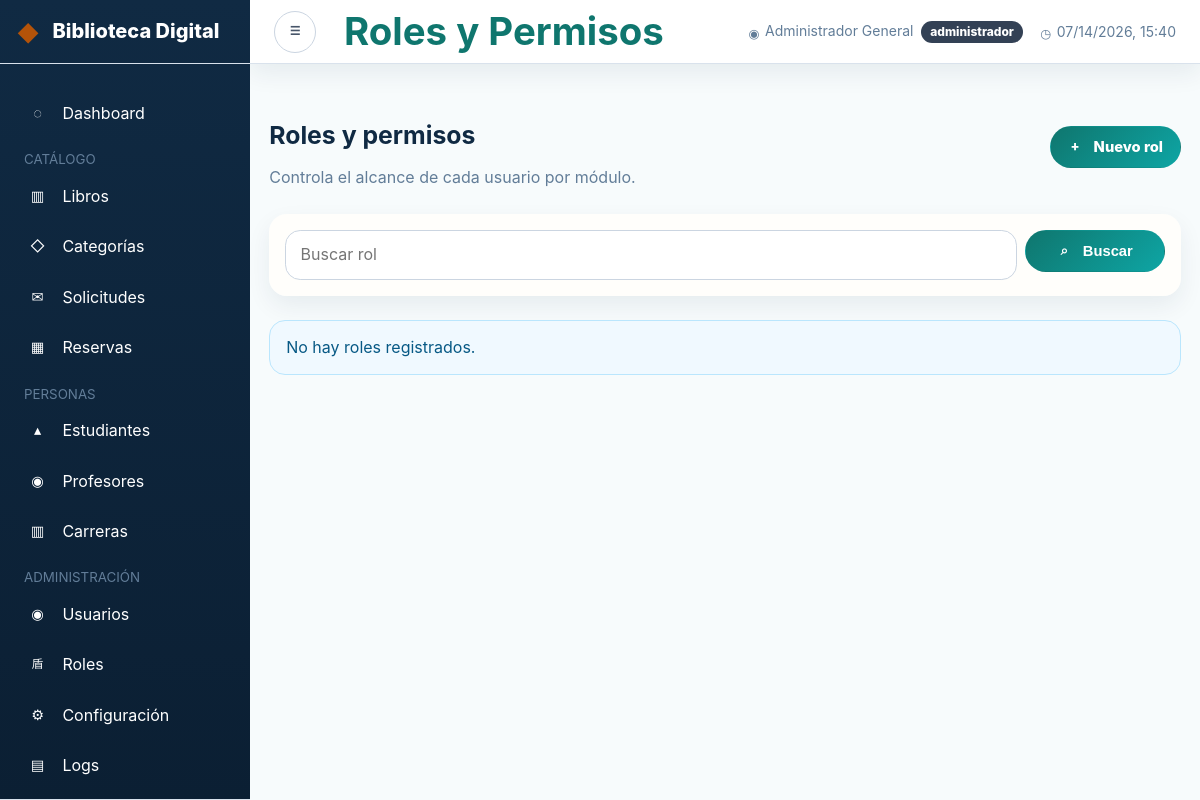
Before: /public/index.php?mod=roles (signed in) with the older database file.
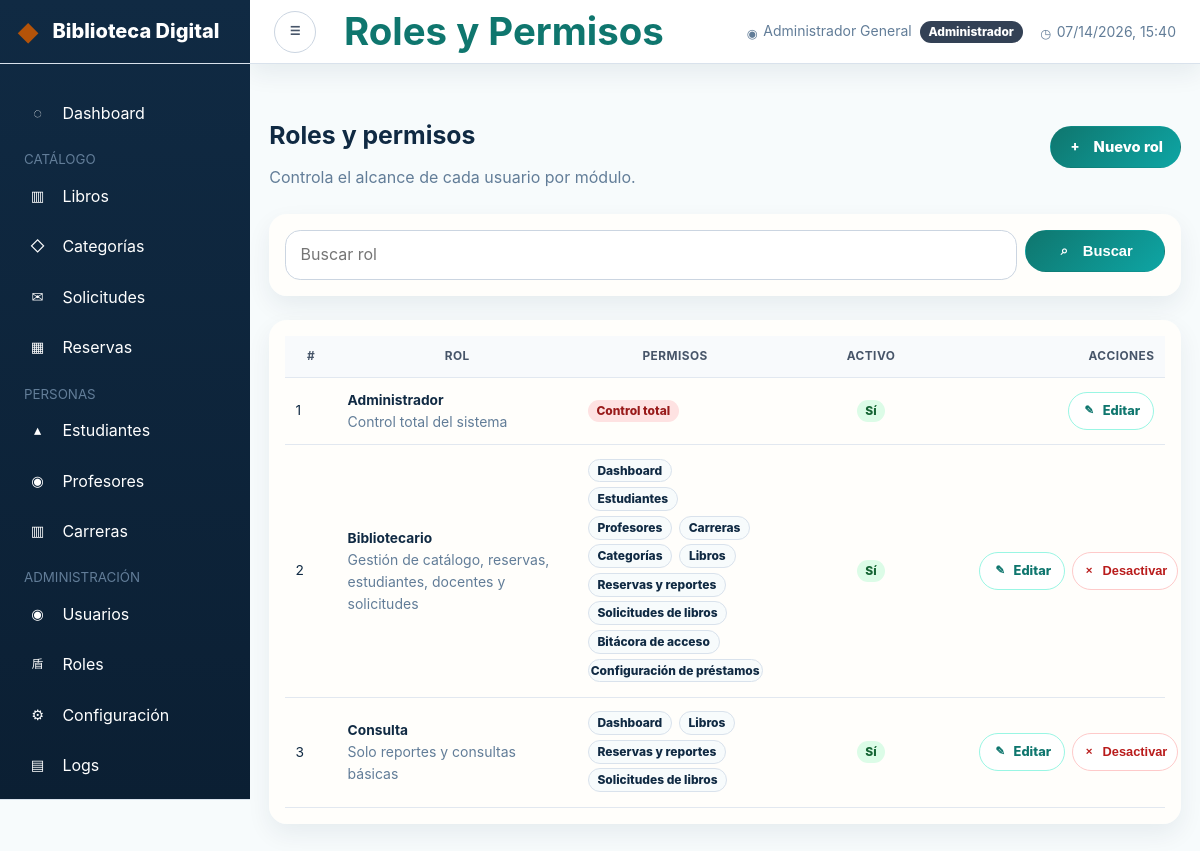
After: the same page with the newer database file.
### tables this page shows
CREATE TABLE `roles` (
    `id_rol`      INT UNSIGNED NOT NULL AUTO_INCREMENT,
    `nombre`      VARCHAR(80) NOT NULL,
    `descripcion` VARCHAR(255),
    `modulos`     TEXT NOT NULL COMMENT 'CSV de módulos permitidos o * para control total',
    `activo`      TINYINT(1) NOT NULL DEFAULT 1,
    `created_at`  DATETIME NOT NULL DEFAULT CURRENT_TIMESTAMP,
    `updated_at`  DATETIME NOT NULL DEFAULT CURRENT_TIMESTAMP ON UPDATE CURRENT_TIMESTAMP,
    PRIMARY KEY (`id_rol`),
    UNIQUE KEY `uq_roles_nombre` (`nombre`)
);

### controllers/RolController.php (called while the page is built, shortened)
<?php
class RolController
{
    private RolModel $modelo;
    public function __construct()
    {
        $this->modelo = new RolModel();
    }
    public function index(): void
    {
        $busqueda = Sanitizador::texto($_GET['q'] ?? '');
        $pagina = max(1, Sanitizador::entero($_GET['pag'] ?? 1));
        $roles = $this->modelo->obtenerTodos($pagina, $busqueda);
        require_once SRC_PATH . '/views/roles/index.php';
    }
}

### public/index.php (called while the page is built, shortened)
<?php
require_once dirname(__DIR__) . '/config.php';
$mod = Sanitizador::alfanumerico($_GET['mod'] ?? 'portal');
$accion = Sanitizador::alfanumerico($_GET['accion'] ?? 'index');
switch ($mod) {
    case 'roles':
        $controller = new RolController();
        break;
}
$controller->{$accion}();

### config.php (called while the page is built, shortened)
<?php
require_once __DIR__ . '/utilidades/Env.php';
if (!function_exists('normalizarRol')) {
    function normalizarRol(string $rol, string $username = ''): string
    {
        $rol = strtolower(trim($rol));
        return match ($rol) {
            'admin', 'administrador' => 'administrador',
            'bibliotecario', 'operador' => 'operador',
            default => $rol,
        };
    }
}
if (!function_exists('modulosPermisos')) {
    function modulosPermisos(): array
    {
        return [
            'dashboard' => 'Dashboard',
            'usuarios' => 'Usuarios',
            'roles' => 'Roles y permisos',
            'estudiantes' => 'Estudiantes',
            'profesores' => 'Profesores',
            'carreras' => 'Carreras',
            'categorias' => 'Categorías',
            'libros' => 'Libros',
            'reservas' => 'Reservas y reportes',
            'solicitudes' => 'Solicitudes de libros',
            'logs' => 'Bitácora de acceso',
            'configuracion' => 'Configuración de préstamos',
        ];
    }
}
if (!function_exists('usuarioPuede')) {
    function usuarioPuede(string $modulo): bool
    {
        $usuario = $_SESSION['usuario'] ?? null;
        $rol = normalizarRol((string)($usuario['rol'] ?? ''), (string)($usuario['username'] ?? ''));
        if ($rol === 'administrador') {
            return true;
        }
        $permisos = $usuario['permisos'] ?? [];
        return in_array('*', $permisos, true) || in_array($modulo, $permisos, true);
    }
}
require_once SRC_PATH . '/utilidades/Sanitizador.php';
require_once SRC_PATH . '/conexion/Conexion.php';
require_once SRC_PATH . '/models/RolModel.php';
require_once SRC_PATH . '/controllers/RolController.php';

### utilidades/Sanitizador.php (called while the page is built, shortened)
<?php
class Sanitizador
{
    public static function texto(string $valor): string
    {
        $valor = trim(strip_tags($valor));
        return preg_replace('/\s+/', ' ', $valor) ?? '';
    }
    public static function alfanumerico(string $valor): string
    {
        return preg_replace('/[^a-zA-Z0-9_-]/', '', $valor) ?? '';
    }
    public static function entero($valor): int
    {
        return filter_var($valor, FILTER_VALIDATE_INT) ?: 0;
    }
    public static function html(string $valor): string
    {
        return htmlspecialchars($valor, ENT_QUOTES | ENT_SUBSTITUTE, 'UTF-8');
    }
}

### utilidades/Env.php (called while the page is built, shortened)
<?php
final class Env
{
    public static function get(string $clave, mixed $default = null): mixed
    {
        $valor = getenv($clave);
        if ($valor !== false) {
            return $valor;
        }
        return $default;
    }
    public static function int(string $clave, int $default = 0): int
    {
        return (int) self::get($clave, $default);
    }
}

### conexion/Conexion.php (called while the page is built, shortened)
<?php
class Conexion
{
    private static ?Conexion $instancia = null;
    private function __construct()
    {
        $host = (string) Env::get('DB_HOST', 'localhost');
        $port = Env::int('DB_PORT', 3306);
        $name = (string) Env::get('DB_NAME', 'biblioteca_digital');
        $user = (string) Env::get('DB_USER', 'bib_app');
        $pass = (string) Env::get('DB_PASS', 'B!bl10t3c@_S3cur3#2025');
        $charset = (string) Env::get('DB_CHARSET', 'utf8mb4');
        $dsn = sprintf(
            'mysql:host=%s;port=%d;dbname=%s;charset=%s',
            $host,
            $port,
            $name,
            $charset
        );
        $opciones = [
            PDO::ATTR_ERRMODE            => PDO::ERRMODE_EXCEPTION,
            PDO::ATTR_DEFAULT_FETCH_MODE => PDO::FETCH_ASSOC,
            PDO::ATTR_EMULATE_PREPARES   => false,
            PDO::MYSQL_ATTR_FOUND_ROWS   => true,
        ];
    }
    public static function obtenerInstancia(): self
    {
        if (self::$instancia === null) {
            self::$instancia = new self();
        }
        return self::$instancia;
    }
}

### models/RolModel.php (called while the page is built, shortened)
<?php
class RolModel implements IRepositorio
{
    private PDO $pdo;
    public function __construct()
    {
        $this->pdo = Conexion::obtenerInstancia()->getConexion();
    }
    public function obtenerTodos(int $pagina = 1, string $busqueda = ''): array
    {
        $offset = ($pagina - 1) * POR_PAGINA;
        $like = "%$busqueda%";
        $stmt = $this->pdo->prepare(
            'SELECT * FROM roles
             WHERE nombre LIKE ? OR descripcion LIKE ?
             ORDER BY nombre ASC LIMIT ? OFFSET ?'
        );
        $stmt->execute([$like, $like, POR_PAGINA, $offset]);
        return $stmt->fetchAll();
    }
}

### views/roles/index.php (the view, shortened to what this page needs)
<?php
$tituloPagina = 'Roles y Permisos';
require_once SRC_PATH . '/views/layout/header.php';
?>
<div class="container py-4">
  <div class="d-flex justify-content-between align-items-center mb-4">
    <div>
      <h1 class="h3 mb-0">Roles y permisos</h1>
      <p class="text-muted mb-0">Controla el alcance de cada usuario por módulo.</p>
    </div>
    <a href="<?= BASE_URL ?>/index.php?mod=roles&accion=form" class="btn btn-primary">
      <i class="bi bi-plus-circle me-1"></i>Nuevo rol
    </a>
  </div>
  <div class="card border-0 shadow-sm mb-4">
    <div class="card-body">
      <form method="GET" action="<?= BASE_URL ?>/index.php" class="row g-2">
        <div class="col-md-10">
          <input type="search" name="q" class="form-control" placeholder="Buscar rol" value="<?= Sanitizador::html($busqueda ?? '') ?>">
        </div>
        <div class="col-md-2">
          <button class="btn btn-primary w-100"><i class="bi bi-search me-1"></i>Buscar</button>
        </div>
      </form>
    </div>
  </div>
  <?php if (!empty($roles)): ?>
    <div class="card border-0 shadow-sm">
      <div class="card-body table-responsive">
        <table class="table table-hover align-middle mb-0 admin-table admin-table-roles">
          <thead class="table-light">
            <tr>
              <th>#</th>
              <th>Rol</th>
              <th>Permisos</th>
              <th class="text-center">Activo</th>
              <th class="text-end">Acciones</th>
            </tr>
          </thead>
          <tbody>
            <?php foreach ($roles as $rol): ?>
              <tr>
                <td><?= (int)$rol['id_rol'] ?></td>
                <td>
                  <strong><?= Sanitizador::html($rol['nombre']) ?></strong>
                  <div class="small text-muted"><?= Sanitizador::html($rol['descripcion'] ?? '') ?></div>
                </td>
                <td>
                  <?php if (($rol['modulos'] ?? '') === '*'): ?>
                    <span class="badge badge-nowrap text-bg-danger">Control total</span>
                  <?php else: ?>
                    <?php foreach (array_filter(explode(',', (string)($rol['modulos'] ?? ''))) as $modulo): ?>
                      <span class="badge bg-light text-dark border me-1 mb-1"><?= Sanitizador::html(modulosPermisos()[$modulo] ?? $modulo) ?></span>
                    <?php endforeach; ?>
                  <?php endif; ?>
                </td>
                <td class="text-center"><?= !empty($rol['activo']) ? '<span class="badge text-bg-success">Sí</span>' : '<span class="badge text-bg-secondary">No</span>' ?></td>
                <td class="text-end table-actions-cell">
                  <div class="table-actions">
                    <a href="<?= BASE_URL ?>/index.php?mod=roles&accion=form&id=<?= (int)$rol['id_rol'] ?>" class="btn btn-sm btn-outline-primary"><i class="bi bi-pencil-square"></i> Editar</a>
                    <?php if ((int)$rol['id_rol'] !== 1 && !empty($rol['activo'])): ?>
                      <form method="POST" action="<?= BASE_URL ?>/index.php?mod=roles&accion=eliminar" class="m-0" onsubmit="return confirm('¿Desactivar este rol?');">
                        <button class="btn btn-sm btn-outline-danger"><i class="bi bi-trash"></i> Desactivar</button>
                      </form>
                    <?php endif; ?>
                  </div>
                </td>
              </tr>
            <?php endforeach; ?>
          </tbody>
        </table>
      </div>
    </div>
  <?php else: ?>
    <div class="alert alert-info">No hay roles registrados.</div>
  <?php endif; ?>
</div>
<?php require_once SRC_PATH . '/views/layout/footer.php'; ?>

### views/layout/header.php (shortened to what this page needs)
<!DOCTYPE html>
<html lang="es">
<head>
  <link rel="stylesheet" href="<?= BASE_URL ?>/assets/css/app.css">
</head>
<body class="bg-light">
<?php if (!empty($_SESSION['usuario'])): ?>
<div class="d-flex" id="wrapper">
  <?php require_once SRC_PATH . '/views/layout/sidebar.php'; ?>
  <div id="page-content-wrapper" class="flex-grow-1">
    <?php require_once SRC_PATH . '/views/layout/navbar.php'; ?>
    <div class="container-fluid px-4 py-3">
<?php endif; ?>

### views/layout/sidebar.php (shortened to what this page needs)
<?php
$modActual = Sanitizador::alfanumerico($_GET['mod'] ?? '');
function menuActivo(string $mod): string {
    global $modActual;
    return $modActual === $mod ? 'active' : '';
}
function mostrarMenu(string $mod): bool {
    return usuarioPuede($mod);
}
?>
<nav id="sidebar" class="bg-dark text-white d-flex flex-column" style="min-width:230px;min-height:100vh;">
  <div class="p-3 border-bottom border-secondary">
    <i class="bi bi-book-half fs-4 text-warning me-2"></i>
    <span class="fw-bold fs-5">Biblioteca Digital</span>
  </div>
  <ul class="nav flex-column p-2 flex-grow-1">
    <?php if (mostrarMenu('dashboard')): ?><li class="nav-item"><a href="<?= BASE_URL ?>/index.php?mod=dashboard" class="nav-link text-white <?= menuActivo('dashboard') ?>"><i class="bi bi-speedometer2 me-2"></i>Dashboard</a></li><?php endif; ?>
    <li class="nav-item mt-2"><small class="text-secondary px-3">CATÁLOGO</small></li>
    <?php if (mostrarMenu('libros')): ?><li class="nav-item"><a href="<?= BASE_URL ?>/index.php?mod=libros" class="nav-link text-white <?= menuActivo('libros') ?>"><i class="bi bi-journals me-2"></i>Libros</a></li><?php endif; ?>
    <?php if (mostrarMenu('categorias')): ?><li class="nav-item"><a href="<?= BASE_URL ?>/index.php?mod=categorias" class="nav-link text-white <?= menuActivo('categorias') ?>"><i class="bi bi-tags me-2"></i>Categorías</a></li><?php endif; ?>
    <?php if (mostrarMenu('solicitudes')): ?><li class="nav-item"><a href="<?= BASE_URL ?>/index.php?mod=solicitudes" class="nav-link text-white <?= menuActivo('solicitudes') ?>"><i class="bi bi-envelope-plus me-2"></i>Solicitudes</a></li><?php endif; ?>
    <?php if (mostrarMenu('reservas')): ?><li class="nav-item"><a href="<?= BASE_URL ?>/index.php?mod=reservas&accion=admin" class="nav-link text-white <?= menuActivo('reservas') ?>"><i class="bi bi-calendar-check me-2"></i>Reservas</a></li><?php endif; ?>
    <li class="nav-item mt-2"><small class="text-secondary px-3">PERSONAS</small></li>
    <?php if (mostrarMenu('estudiantes')): ?><li class="nav-item"><a href="<?= BASE_URL ?>/index.php?mod=estudiantes" class="nav-link text-white <?= menuActivo('estudiantes') ?>"><i class="bi bi-mortarboard me-2"></i>Estudiantes</a></li><?php endif; ?>
    <?php if (mostrarMenu('profesores')): ?><li class="nav-item"><a href="<?= BASE_URL ?>/index.php?mod=profesores" class="nav-link text-white <?= menuActivo('profesores') ?>"><i class="bi bi-person-workspace me-2"></i>Profesores</a></li><?php endif; ?>
    <?php if (mostrarMenu('carreras')): ?><li class="nav-item"><a href="<?= BASE_URL ?>/index.php?mod=carreras" class="nav-link text-white <?= menuActivo('carreras') ?>"><i class="bi bi-building-check me-2"></i>Carreras</a></li><?php endif; ?>
    <li class="nav-item mt-2"><small class="text-secondary px-3">ADMINISTRACIÓN</small></li>
    <?php if (mostrarMenu('usuarios')): ?><li class="nav-item"><a href="<?= BASE_URL ?>/index.php?mod=usuarios" class="nav-link text-white <?= menuActivo('usuarios') ?>"><i class="bi bi-people me-2"></i>Usuarios</a></li><?php endif; ?>
    <?php if (mostrarMenu('roles')): ?><li class="nav-item"><a href="<?= BASE_URL ?>/index.php?mod=roles" class="nav-link text-white <?= menuActivo('roles') ?>"><i class="bi bi-shield-lock me-2"></i>Roles</a></li><?php endif; ?>
    <?php if (mostrarMenu('configuracion')): ?><li class="nav-item"><a href="<?= BASE_URL ?>/index.php?mod=configuracion" class="nav-link text-white <?= menuActivo('configuracion') ?>"><i class="bi bi-gear me-2"></i>Configuración</a></li><?php endif; ?>
    <?php if (mostrarMenu('logs')): ?><li class="nav-item"><a href="<?= BASE_URL ?>/index.php?mod=logs" class="nav-link text-white <?= menuActivo('logs') ?>"><i class="bi bi-clipboard-data me-2"></i>Logs</a></li><?php endif; ?>
  </ul>
  <div class="p-3 border-top border-secondary">
  </div>
</nav>

### views/layout/navbar.php (shortened to what this page needs)
<nav class="navbar navbar-expand-lg bg-white border-bottom shadow-sm px-4 py-2">
  <button id="sidebarToggle" class="btn btn-sm btn-outline-secondary me-3"><i class="bi bi-list"></i></button>
  <span class="navbar-brand fw-semibold text-primary mb-0 h1"><?= Sanitizador::html($tituloPagina ?? '') ?></span>
  <div class="ms-auto d-flex align-items-center gap-3">
    <span class="text-muted small"><i class="bi bi-person-circle me-1"></i><?= Sanitizador::html($_SESSION['usuario']['nombre'] ?? '') ?> <span class="badge bg-secondary ms-1"><?= Sanitizador::html($_SESSION['usuario']['rol_nombre'] ?? $_SESSION['usuario']['rol'] ?? '') ?></span></span>
    <span class="text-muted small" id="horaPanama"><i class="bi bi-clock me-1"></i><?= date('d/m/Y H:i') ?></span>
  </div>
</nav>

### views/layout/footer.php (shortened to what this page needs)
<?php if (!empty($_SESSION['usuario'])): ?>
    </div>
  </div>
</div>
<?php endif; ?>
</body>
</html>

Changed rows visible on the page:
added roles: id_rol "1", nombre "Administrador", descripcion "Control total del sistema", modulos "Control total", activo "Sí"
added roles: id_rol "2", nombre "Bibliotecario", descripcion "Gestión de catálogo, reservas, estudiantes, docentes y solicitudes", modulos "Dashboard", modulos "Estudiantes", modulos "Profesores", modulos "Carreras", modulos "Categorías", modulos "Libros", modulos "Reservas y reportes", modulos "Solicitudes de libros", modulos "Bitácora de acceso", modulos "Configuración de préstamos", activo "Sí"
added roles: id_rol "3", nombre "Consulta", descripcion "Solo reportes y consultas básicas", modulos "Dashboard", modulos "Libros", modulos "Reservas y reportes", modulos "Solicitudes de libros", activo "Sí"
Other visible differences:
text no longer shown: "administrador No hay roles registrados."
text now shown: "Administrador # ROL PERMISOS ACTIVO ACCIONES"
